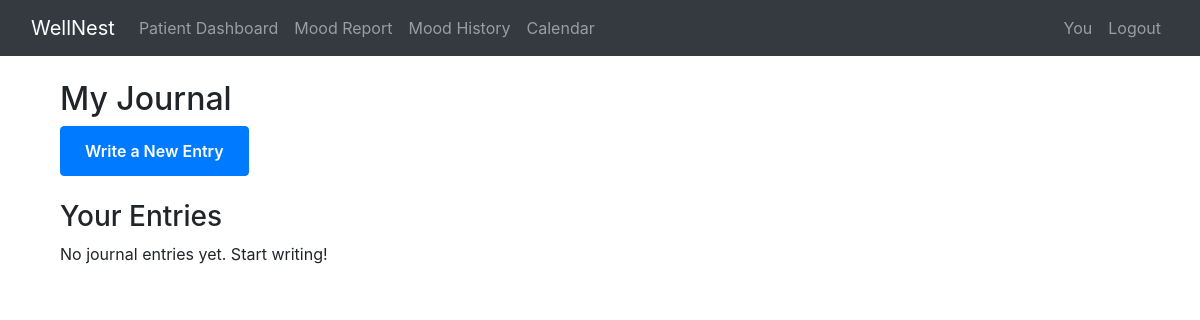
The page /journal/ (signed in) on the database as committed earlier.
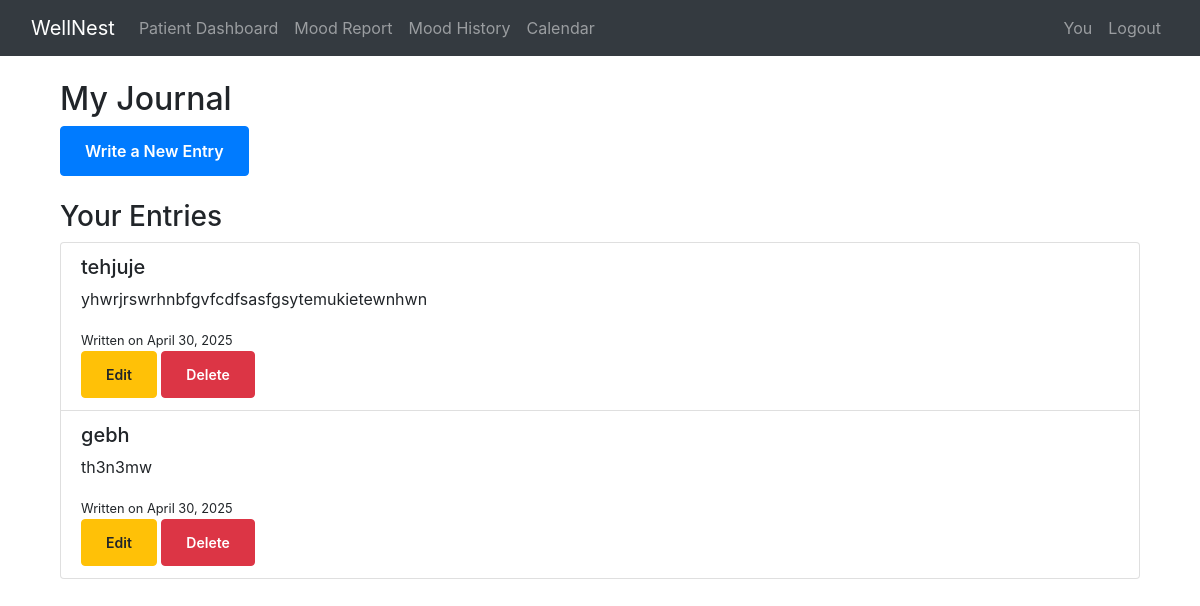
The same page on the database as committed later.
### website/models.py (models this page shows, shortened)
class JournalEntry(models.Model):
    user = models.ForeignKey(User, on_delete=models.CASCADE)
    title = models.CharField(max_length=255)
    content = models.TextField()
    sentiment_score = models.FloatField(default=0.0)
    created_at = models.DateTimeField(auto_now_add=True)

### website/views.py (the view)
# urls.py: path('journal/', views.journal_dashboard, name='journal_dashboard'),
@login_required
def journal_dashboard(request):
    entries = JournalEntry.objects.filter(user=request.user).order_by('-created_at')
    return render(request, 'journal/dashboard.html', {'entries': entries})

### website/templates/journal/dashboard.html
{% extends 'base.html' %}
{% block content %}
<div class="container">
    <h2>My Journal</h2>
    <a href="{% url 'create_journal_entry' %}" class="btn btn-primary">Write a New Entry</a>
    <h3 class="mt-4">Your Entries</h3>
    {% if entries %}
        <ul class="list-group">
            {% for entry in entries %}
                <li class="list-group-item">
                    <h5>{{ entry.title }}</h5>
                    <p>{{ entry.content|truncatewords:20 }}</p>
                    <small>Written on {{ entry.created_at|date:"F j, Y" }}</small><br>
                    <a href="{% url 'edit_journal_entry' entry.id %}" class="btn btn-sm btn-warning">Edit</a>
                    <a href="{% url 'delete_journal_entry' entry.id %}" class="btn btn-sm btn-danger">Delete</a>
                </li>
            {% endfor %}
        </ul>
    {% else %}
        <p>No journal entries yet. Start writing!</p>
    {% endif %}
</div>
{% endblock %}

Rows that differ between the two databases and show on the page:
added JournalEntry: title "tehjuje", content "yhwrjrswrhnbfgvfcdfsasfgsytemukietewnhwn", created_at "April 30, 2025"
added JournalEntry: title "gebh", content "th3n3mw", created_at "April 30, 2025"
Other text that changed with them:
text no longer shown: "No journal entries yet. Start writing!"
